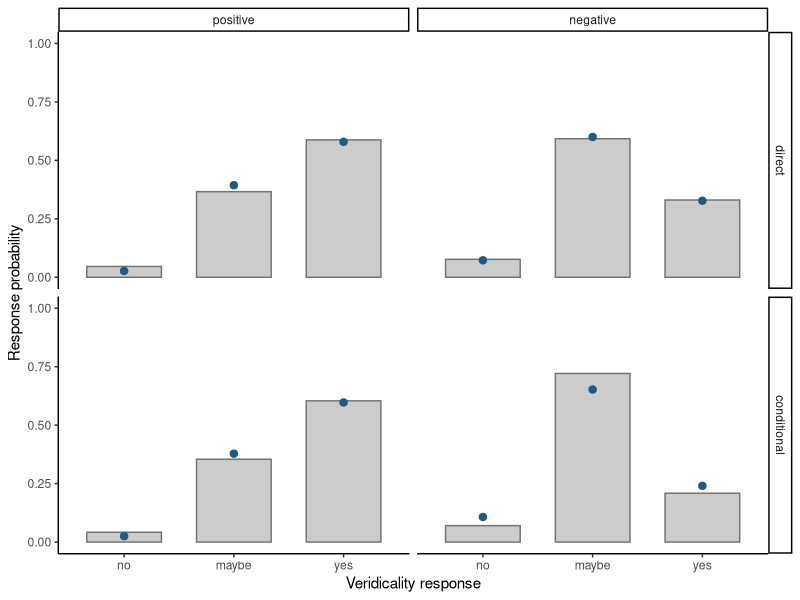
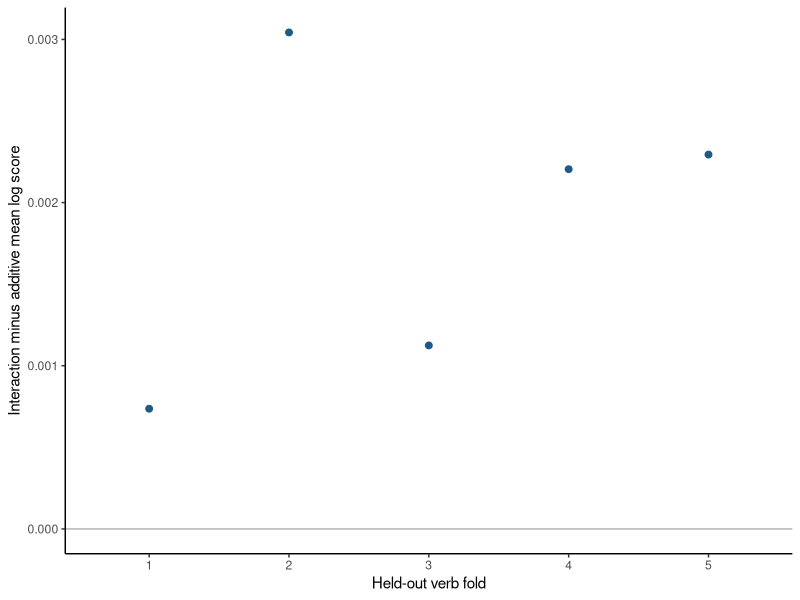

Recreate these plots in R, in order.
## ---- chunk 1
#| label: megaveridicality-fold-setup
library(ordinal)
library(ggplot2)

judgments <- read.csv(
  "data/megaveridicality/megaveridicality-v1-active-native.csv"
)
verb_folds <- read.csv("data/megaveridicality/verb-folds.csv")
judgments <- merge(
  judgments,
  verb_folds,
  by = "verb",
  all.x = TRUE,
  sort = FALSE
)

stopifnot(!anyNA(judgments$fold))

judgments$outcome <- ordered(
  judgments$response,
  levels = c("no", "maybe", "yes")
)
judgments$polarity <- factor(
  judgments$polarity,
  levels = c("positive", "negative")
)
judgments$task <- factor(
  judgments$task,
  levels = c("direct", "conditional")
)

fold_summary <- aggregate(
  verb ~ fold,
  data = unique(judgments[c("verb", "fold")]),
  FUN = length
)
names(fold_summary)[names(fold_summary) == "verb"] <- "held_out_verbs"
fold_summary
## ---- chunk 2
#| label: megaveridicality-population-fit
population_fit <- clm(
  outcome ~ polarity * task,
  data = judgments,
  link = "logit",
  Hess = FALSE,
  control = clm.control(
    gradTol = 1e-3,
    maxIter = 100L
  )
)

raw_probabilities <- as.data.frame(table(
  judgments$polarity,
  judgments$task,
  judgments$outcome,
  dnn = c("polarity", "task", "response")
))
names(raw_probabilities)[names(raw_probabilities) == "Freq"] <- "responses"
raw_probabilities$probability <- ave(
  raw_probabilities$responses,
  raw_probabilities$polarity,
  raw_probabilities$task,
  FUN = function(x) x / sum(x)
)

prediction_cells <- expand.grid(
  polarity = factor(
    c("positive", "negative"),
    levels = levels(judgments$polarity)
  ),
  task = factor(
    c("direct", "conditional"),
    levels = levels(judgments$task)
  )
)
probability_matrix <- predict(
  population_fit,
  newdata = prediction_cells,
  type = "prob"
)$fit

fitted_probabilities <- do.call(
  rbind,
  lapply(seq_len(nrow(prediction_cells)), function(row) {
    data.frame(
      polarity = prediction_cells$polarity[[row]],
      task = prediction_cells$task[[row]],
      response = factor(
        colnames(probability_matrix),
        levels = levels(judgments$outcome),
        ordered = TRUE
      ),
      probability = probability_matrix[row, ]
    )
  })
)

ggplot(raw_probabilities, aes(x = response)) +
  geom_col(
    aes(y = probability),
    width = 0.68,
    fill = "grey80",
    color = "grey45"
  ) +
  geom_point(
    data = fitted_probabilities,
    aes(y = probability),
    color = "#1F5A85",
    size = 2.2
  ) +
  facet_grid(task ~ polarity) +
  scale_y_continuous(limits = c(0, 1)) +
  labs(x = "Veridicality response", y = "Response probability") +
  theme_classic()
## ---- chunk 3
#| label: megaveridicality-heldout
mean_log_score <- function(fit, data) {
  probability <- predict(
    fit,
    newdata = data,
    type = "prob"
  )$fit
  probability <- pmax(probability, 1e-12)
  if (is.null(dim(probability))) {
    return(mean(log(probability)))
  }
  observed_column <- match(
    as.character(data$outcome),
    colnames(probability)
  )
  observed_probability <- probability[cbind(
    seq_len(nrow(data)),
    observed_column
  )]
  mean(log(observed_probability))
}

fold_results <- lapply(sort(unique(judgments$fold)), function(fold) {
  training <- judgments[judgments$fold != fold, ]
  assessment <- judgments[judgments$fold == fold, ]

  additive_fit <- clm(
    outcome ~ polarity + task,
    data = training,
    link = "logit",
    Hess = FALSE
  )
  interaction_fit <- clm(
    outcome ~ polarity * task,
    data = training,
    link = "logit",
    Hess = FALSE
  )

  data.frame(
    fold = fold,
    held_out_verbs = length(unique(assessment$verb)),
    held_out_rows = nrow(assessment),
    additive_mean_log_score = mean_log_score(
      additive_fit,
      assessment
    ),
    interaction_mean_log_score = mean_log_score(
      interaction_fit,
      assessment
    )
  )
})

cross_validation <- do.call(rbind, fold_results)
cross_validation$gain <- with(
  cross_validation,
  interaction_mean_log_score - additive_mean_log_score
)
cross_validation
## ---- chunk 4
#| label: megaveridicality-heldout-summary
weighted_gain <- with(
  cross_validation,
  weighted.mean(gain, held_out_rows)
)
c(
  folds_favoring_interaction = sum(cross_validation$gain > 0),
  row_weighted_mean_log_score_gain = weighted_gain
)
## ---- chunk 5
#| label: plot-megaveridicality-cv
ggplot(
  cross_validation,
  aes(x = factor(fold), y = gain)
) +
  geom_hline(yintercept = 0, color = "grey70") +
  geom_point(size = 2, color = "#1F5A85") +
  labs(
    x = "Held-out verb fold",
    y = "Interaction minus additive mean log score"
  ) +
  theme_classic()
